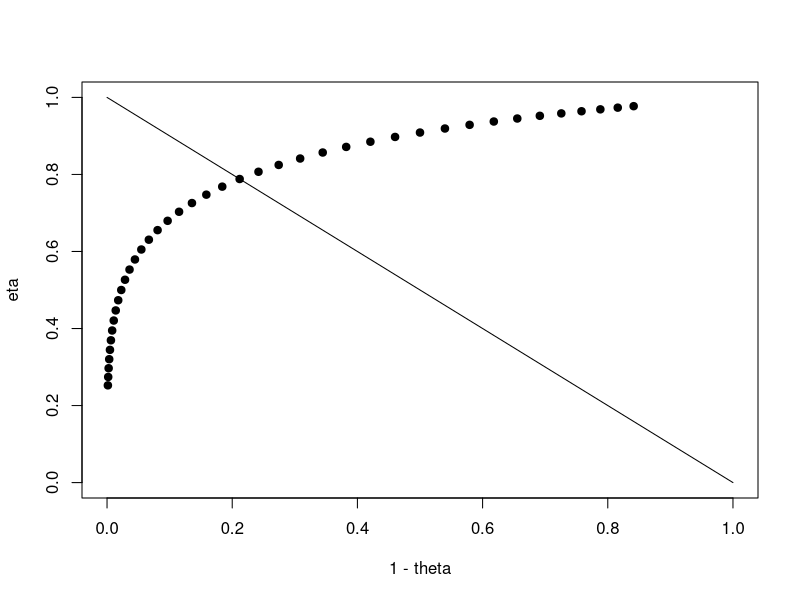
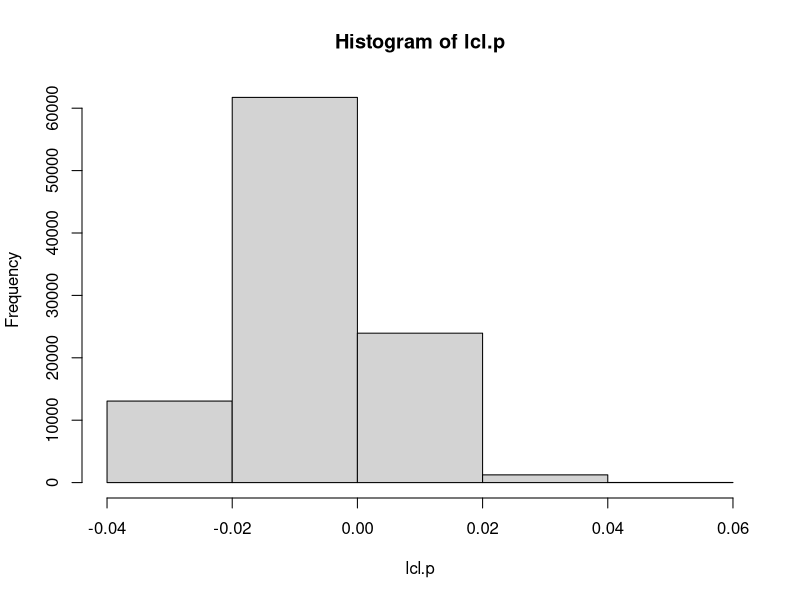

The R source for these figures, in order:
### Suess & Trumbo
### Introduction to Probability 
### Simulation and Gibbs Sampling 
### with R
### Chapter 5



## Example 5.1

x = seq(40,80,1)
eta = 1 - pnorm(x, 70, 15)
theta = pnorm(x, 50, 10)
cbind(x, eta, theta)[x >= 54 & x <= 63, ]
plot(1-theta, eta, xlim=c(0,1), ylim=c(0,1), pch=19)
lines(c(0,1),c(1,0))



## Example 5.2

# set.seed(1212)
m = 100000;  n = 250
sens = .99;  spec = .97;  prev = .02
tpos <- prev*sens + (1-prev)*(1-spec)
a = rbinom(m, n, tpos);  t = a/n
lcl.t = t - 1.96*sqrt(t*(1-t)/n)
p = (t + spec - 1)/(sens + spec - 1)
lcl.p = (lcl.t + spec - 1)/(sens + spec - 1)
hist(lcl.p, nclass=5)
mean(p < 0);  mean(lcl.p < 0)



## Example 5.3

# set.seed(1237)
n = 500000
mu.s = 110;  sd.s = 5;  cut.s = 100
sd.x = 1;  cut.x = 101
s = rnorm(n, mu.s, sd.s);  x = rnorm(n, s, sd.x)
n.g  = length(s[s > cut.s])                 # number Good
n.p  = length(x[x > cut.x])                 # number Pass
n.gp = length(x[s > cut.s & x > cut.x])     # number Good & Pass
n.bf = n - n.p - n.g + n.gp                 # number Bad & Fail
pp  = (n - n.g)/n                           # prevalence pi
theta = n.gp/n.g
gamma = n.bf/(n - n.p)
pp;  theta;  gamma

## ----------



## Problem 5.6 (data only)

cre.sens = c(.939, .939, .909, .818, .758, .727, .636, .636, .545,
             .485, .485, .394, .394, .364, .333, .333, .333, .303)
cre.spec = c(.123, .203, .281, .380, .461, .535, .649, .711, .766,
             .773, .803, .811, .843, .870, .891, .894, .896, .909)
b2m.sens = c(.909, .909, .909, .909, .879, .879, .879, .879, .818,
             .818, .818, .788, .788, .697, .636, .606, .576, .576)
b2m.spec = c(.067, .074, .084, .123, .149, .172, .215, .236, .288,
             .359, .400, .429, .474, .512, .539, .596, .639, .676)



## Problem 5.15 (suggested partial code for program to be written)

mu.s = 110;  sd.s = 5;  cut.s = 100   # as in the Example
s = seq(cut.s, mu.s + 5 * sd.s, .001)
int.len = mu.s + 5 * sd.s - cut.s
integrand = dnorm(s, mu.s, sd.s) * (1 - pnorm(cut.x, s, sd.x))
pr.gp = int.len * mean(integrand);  pr.gp 



## Problem 5.19(d)

s = seq(100, 130, 0.001)
numer = 30 * mean(dnorm(s, 110, 5) * dnorm(100.5, s, 1))
denom = dnorm(100.5, 110, 5.099)
numer/denom















